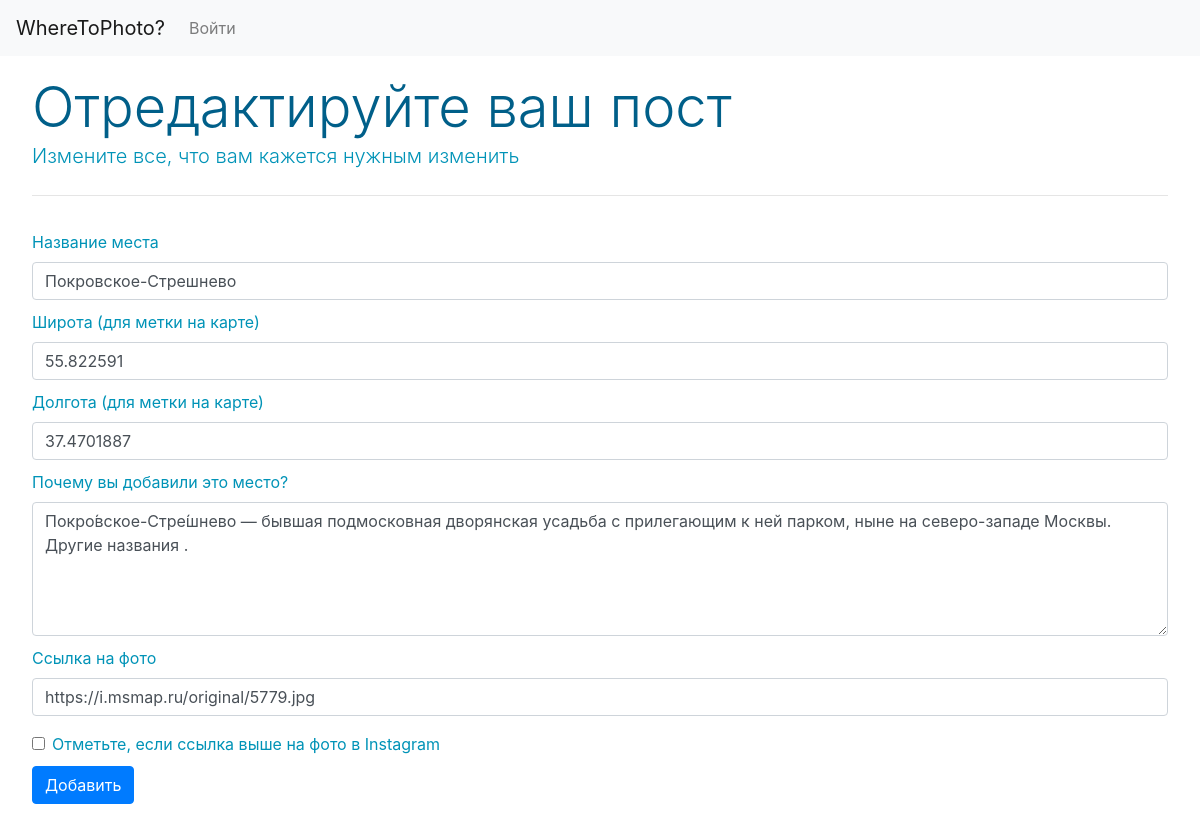
The page /edit/37.470188755.822591 on the database its author committed.
### db_users.py (models this page shows)
class Article(Base):
    __tablename__='article'
    ID = Column(Integer, primary_key=True,autoincrement=True)
    subject = Column(String(), nullable=False)
    latitude = Column(String(), nullable=False)
    longitude = Column(String(), nullable=False)
    added_by = Column(String(), nullable=False)
    pic_url = Column(String(), nullable=False)
    description  = Column(String(), nullable=False)
    url = Column(String(), nullable=False)
    created_at = Column(Date, default=datetime.datetime.now())
    likes =  Column(Integer, nullable = False)

### app.py (the view, shortened to what this page needs)
@app.route("/edit/<path:url>",methods = ['GET','POST'])
def edit(url):
    t = get_article(url)
    if request.method == "GET":
        return render("edit.html", visibility_ok = "collapse", visibility_danger = "collapse",t = t)

### app.py (called while the page is built)
def render_str(template,**params):
   t = jinja_env.get_template(template)
   return t.render(params)

def render(template, **kw):
   return render_str(template, **kw)

### db_process.py (called while the page is built)
def init_db(db_name = 'sqlite:///users.db'): #инициализация инструментов для доступа к базе данных
	engine = create_engine(db_name,connect_args={'check_same_thread': False})
	Base.metadata.bind = engine
	DBSession = sessionmaker(bind=engine, autoflush = True)
	session = DBSession()
	return session

def get_article(url): # получение поста
	session = init_db()
	art = session.query(Article.subject, Article.latitude,
		Article.longitude, Article.added_by, Article.pic_url,
		Article.description,Article.created_at).filter(Article.url == url).order_by(Article.ID)
	return art.one_or_none()

### templates/edit.html (shortened to what this page needs)
<!DOCTYPE html>
<html>
<head>
	{% include "cssjs.html"%}
</head>
<body>
{% include "navbar.html" %}
<div class="jumbotron">
  <h1 class="display-4">Отредактируйте ваш пост</h1>
  <p class="lead" >Измените все, что вам кажется нужным изменить</p>
  <hr class="my-4">
  <form method="POST">
  	<div class="form-group">
    <label for="subject">Название места</label>
    <input class="form-control" type="text" placeholder="Введите название места" id="login" name="subject" value="{{t[0]}}" >
    <label for="latitude">Широта (для метки на карте)</label>
    <input class="form-control" type="text" placeholder="Введите широту на кторой расположен объект" id="login" name="latitude" value="{{t[1]}}">
    <label for="longitude">Долгота (для метки на карте)</label>
    <input class="form-control" type="text" placeholder="Введите долготу на кторой расположен объект" id="login" name="longitude" value="{{t[2]}}">
    <label for="details">Почему вы добавили это место?</label>
    <textarea class="form-control" id="exampleFormControlTextarea1" rows="5" name="details">{{t[5]}}</textarea>
    <label for="longitude">Ссылка на фото</label>
    <input class="form-control" type="text" placeholder="Введите ссылку на фото или на фото в инстаграм" id="login" name="pic_url" value="{{t[4]}}">
  </div>
  <div class="form-check">
    <input class="form-check-input" type="checkbox" id="instaCheck" name="instaCheck">
    <label class="form-check-label" for="instaCheck">
    Отметьте, если ссылка выше на фото в Instagram
    </label>
  </div>
  <button type="submit" class="btn btn-primary" >Добавить</button>
</form>
</div>
</body>
</html>

### templates/cssjs.html (style rules this page uses)
.jumbotron { background-color: #ffff; padding-left: auto; padding-right: auto; overflow: auto; min-width: 326px; margin-top:10px; //margin-right: 5%; border-radius: 10px; }
.display-4 { word-wrap: break-word; height: auto; margin: auto; margin-top: 0px; }

### templates/edit.html (style rules this page uses)
h1 { color:#005f89; }
.lead { color:#0093b7; }
.jumbotron { background-color:#fff; }
label { color:#0093b7; margin-top: 10px; }
.form-check-label { margin-top: 0; margin-bottom: 10px; }

### rows shown on the page
Article: subject "Покровское-Стрешнево", latitude "55.822591", longitude "37.4701887", details "Покро́вское-Стре́шнево — бывшая подмосковная дворянская усадьба с прилегающим к ней парком, ныне на северо-западе Москвы. Другие названия .", pic_url "https://i.msmap.ru/original/5779.jpg"
